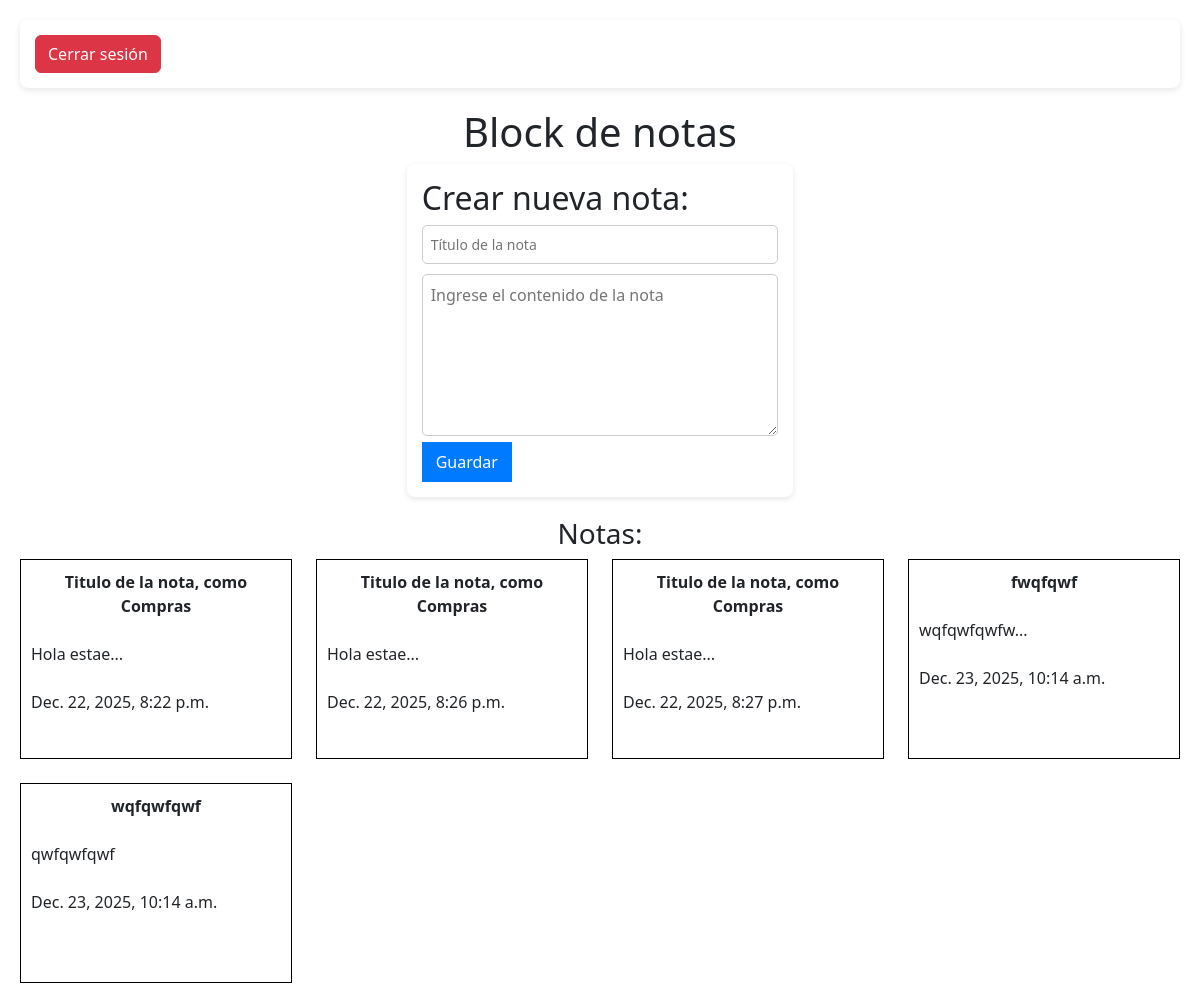
The app's page / (signed in) with its own data.
### notas/models.py (models this page shows, shortened)
class Notas(models.Model):
    usuario = models.ForeignKey(User, on_delete=models.CASCADE)
    titulo = models.CharField(max_length=100)
    contenido = models.TextField()
    fecha = models.DateTimeField(auto_now_add=True)

### notas/views.py (the view, shortened to what this page needs)
# urls.py: path('',views.inicio, name='inicio'),
@login_required
def inicio(request):
    notas = Notas.objects.filter(usuario = request.user)
    return render(request, 'notas/index.html', {'notas': notas})

### notas/templates/notas/index.html (shortened to what this page needs)
<!DOCTYPE html>
<html lang="en">
<head>
     {% load static %}
    <link rel="stylesheet" href="{% static 'notas/style.css' %}">
    <link
    href="https://cdn.jsdelivr.net/npm/bootstrap@5.3.3/dist/css/bootstrap.min.css"
    rel="stylesheet"
z
    />
</head>
<body>
    <form method="post" action="{% url 'logout' %}">
    <button type="submit" class="btn btn-danger">Cerrar sesión</button>
    </form>
    <h1>Block de notas</h1>
<div class="col-md-5 col-lg-4 mx-auto">
        <form method="post">
        <h2>Crear nueva nota:</h2>
        <input type="text" name="titulo" placeholder="Título de la nota" required>
        <textarea name="contenido" id="contenido" placeholder="Ingrese el contenido de la nota" rows="6"></textarea>
        <button type="submit">Guardar</button>
    </form>
</div>
    <h3 style="text-align: center;">Notas:</h3>
<div id="lista_notas" class="row g-4">
    {% for nota in notas %}
    <div class="col-6 col-md-4 col-lg-3">
        <div class="lista_notas" style="position: relative;">
            <div class="contenido_notas">
                <div class="titulo_notas">
                    <strong>{{ nota.titulo }}</strong>
                </div>
                <br>
                {{ nota.contenido|slice:":10" }}{% if nota.contenido|length > 10 %}...{% endif %}
                <br><br> {{ nota.fecha }}
            </div>
        </div>
    </div>
    {% endfor %}
</div>
</body>
</html>

### notas/static/notas/style.css (style rules this page uses)
body { font-family: Arial, sans-serif; background-color: #f5f5f5; margin: 0; padding: 20px; }
h1 { text-align: center; color: #333; }
form { background-color: #fff; padding: 15px; border-radius: 8px; box-shadow: 0 2px 6px rgba(0,0,0,0.1); margin-bottom: 20px; }
input[type="text"], textarea { width: 100%; padding: 8px; margin-bottom: 10px; border: 1px solid #ccc; border-radius: 5px; font-size: 14px; }
button { background-color: #007BFF; color: white; border: none; border-radius: 5px; cursor: pointer; font-size: 14px; padding: 8px 14px; transition: background-color 0.2s ease; }
.lista_notas { height: 200px; border: 1px solid black; padding: 10px; position: relative; }
.contenido_notas { height: 130px; }
.titulo_notas { text-align: center; }

### records on screen
Notas: titulo "Titulo de la nota, como Compras", contenido "Hola estae", fecha "Dec. 22, 2025, 8:22 p.m."
Notas: titulo "Titulo de la nota, como Compras", contenido "Hola estae", fecha "Dec. 22, 2025, 8:26 p.m."
Notas: titulo "Titulo de la nota, como Compras", contenido "Hola estae", fecha "Dec. 22, 2025, 8:27 p.m."
Notas: titulo "fwqfqwf", contenido "wqfqwfqwfw", fecha "Dec. 23, 2025, 10:14 a.m."
Notas: titulo "wqfqwfqwf", contenido "qwfqwfqwf", fecha "Dec. 23, 2025, 10:14 a.m."
